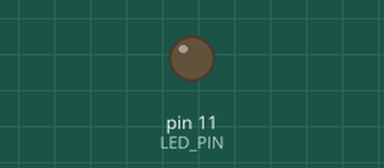
Bench run of a sketch on a simulated Arduino Uno, built with avr-gcc and run on an emulated ATmega328P. On the bench: output pins drawn as LEDs (lit = HIGH).

Above: at 0.15 s.
At 39.84 s:
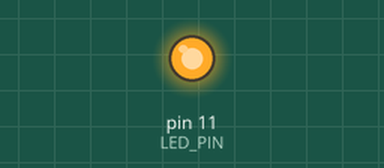
Timing chart, 0 to 40.0 s (numbered marks = the images above):
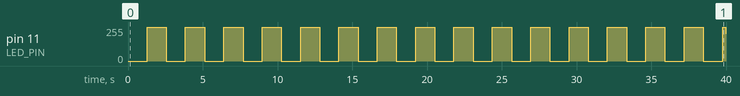

Measured:
- by itself, pin 11 (LED_PIN): 0/255 → 255/255 at 1.3 s, → 0/255 1.3 s later, → 255/255 1.3 s later, → 0/255 1.3 s later, … (32 changes in this stretch)

The sketch:

main.ino
```cpp
// C++ code
//
// Fade an LED in and out using PWM (analogWrite).
// Brightness increases from 0 to 255, then decreases back to 0.
const byte LED_PIN = 11;

void setup()
{
  pinMode(LED_PIN, OUTPUT);
}

void loop()
{
  for (int i = 0; i <=255; i++)
  {
    analogWrite(LED_PIN, i);
  	delay(5);
  }

  for (int i = 255; i >=0; i--)
  {
    analogWrite(LED_PIN, i);
  	delay(5);
  }
}
```
